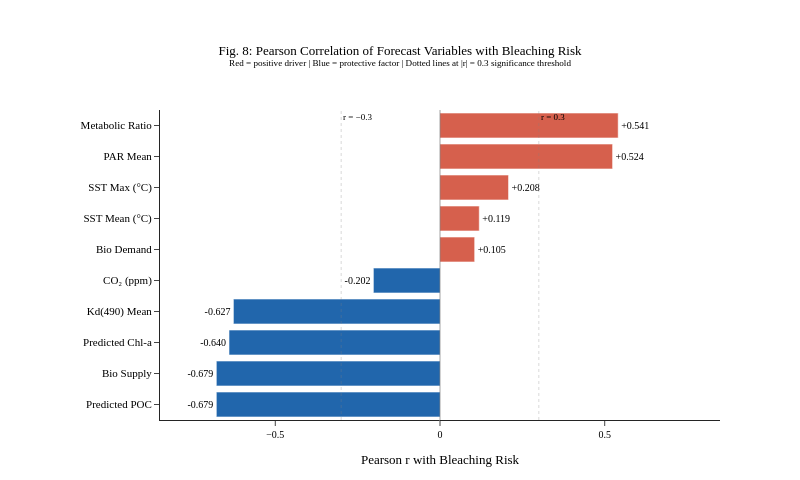

The cell this chart's notebook holds for it:
### Code cell
import plotly.graph_objects as go

cols = ['sst_mean', 'sst_max', 'par_mean', 'kd_490_mean', 'co2_ppm',
        'pred_chlor_a_mean', 'pred_poc_mean', 'bio_demand', 'bio_supply', 'metabolic_ratio']

nice = {
    'sst_mean':          'SST Mean (°C)',
    'sst_max':           'SST Max (°C)',
    'par_mean':          'PAR Mean',
    'kd_490_mean':       'Kd(490) Mean',
    'co2_ppm':           'CO₂ (ppm)',
    'pred_chlor_a_mean': 'Predicted Chl-a',
    'pred_poc_mean':     'Predicted POC',
    'bio_demand':        'Bio Demand',
    'bio_supply':        'Bio Supply',
    'metabolic_ratio':   'Metabolic Ratio',
}

corrs = df[cols].corrwith(df['bleaching_risk']).rename(nice).sort_values()

colors = ['#d6604d' if v > 0 else '#2166ac' for v in corrs.values]

fig = go.Figure(go.Bar(
    x=corrs.values,
    y=corrs.index,
    orientation='h',
    marker=dict(color=colors, line=dict(width=0.5, color='white')),
    text=[f'{v:+.3f}' for v in corrs.values],
    textposition='outside',
    textfont=dict(family='Times New Roman', size=10),
    hovertemplate='%{y}<br>r = %{x:.3f}<extra></extra>',
))

fig.add_vline(x=0, line_width=1.2, line_color='black')
fig.add_vline(x=0.3,  line_dash='dot', line_color='grey', line_width=1,
              annotation_text='r = 0.3', annotation_font=dict(size=9))
fig.add_vline(x=-0.3, line_dash='dot', line_color='grey', line_width=1,
              annotation_text='r = −0.3', annotation_font=dict(size=9))

fig.update_layout(
    title=dict(
        text='Fig. 8: Pearson Correlation of Forecast Variables with Bleaching Risk<br>'
             '<sup>Red = positive driver | Blue = protective factor | Dotted lines at |r| = 0.3 significance threshold</sup>',
        x=0.5, xanchor='center',
        font=dict(family='Times New Roman', size=13),
    ),
    xaxis=dict(
        title='Pearson r with Bleaching Risk',
        range=[-0.85, 0.85],
        tickfont=dict(family='Times New Roman', size=10),
        gridcolor='#eeeeee',
    ),
    yaxis=dict(tickfont=dict(family='Times New Roman', size=11)),
    paper_bgcolor='white',
    plot_bgcolor='white',
    height=480, width=800,
    margin=dict(l=160, r=80, t=110, b=60),
    showlegend=False,
)

fig.write_html('fig8_correlation_bar.html')
# fig.write_image('fig8_correlation_bar.png', width=1000, height=600, scale=3)
fig.show()

### Figure 1 — Plotly figure (JSON) as saved in the notebook; plotly's stock layout.template omitted (floating-point values rounded to 4 significant figures)
{"data": [{"hovertemplate": "%{y}<br>r = %{x:.3f}<extra></extra>", "marker": {"color": ["#2166ac", "#2166ac", "#2166ac", "#2166ac", "#2166ac", "#d6604d", "#d6604d", "#d6604d", "#d6604d", "#d6604d"], "line": {"color": "white", "width": 0.5}}, "orientation": "h", "text": ["-0.679", "-0.679", "-0.640", "-0.627", "-0.202", "+0.105", "+0.119", "+0.208", "+0.524", "+0.541"], "textfont": {"family": "Times New Roman", "size": 10}, "textposition": "outside", "type": "bar", "x": [-0.6789, -0.6789, -0.6404, -0.6271, -0.2021, 0.1052, 0.1191, 0.208, 0.5239, 0.5409], "y": ["Predicted POC", "Bio Supply", "Predicted Chl-a", "Kd(490) Mean", "CO₂ (ppm)", "Bio Demand", "SST Mean (°C)", "SST Max (°C)", "PAR Mean", "Metabolic Ratio"]}], "layout": {"annotations": [{"font": {"size": 9}, "showarrow": false, "text": "r = 0.3", "x": 0.3, "xanchor": "left", "xref": "x", "y": 1, "yanchor": "top", "yref": "y domain"}, {"font": {"size": 9}, "showarrow": false, "text": "r = −0.3", "x": -0.3, "xanchor": "left", "xref": "x", "y": 1, "yanchor": "top", "yref": "y domain"}], "height": 480, "margin": {"b": 60, "l": 160, "r": 80, "t": 110}, "paper_bgcolor": "white", "plot_bgcolor": "white", "shapes": [{"line": {"color": "black", "width": 1.2}, "type": "line", "x0": 0, "x1": 0, "xref": "x", "y0": 0, "y1": 1, "yref": "y domain"}, {"line": {"color": "grey", "dash": "dot", "width": 1}, "type": "line", "x0": 0.3, "x1": 0.3, "xref": "x", "y0": 0, "y1": 1, "yref": "y domain"}, {"line": {"color": "grey", "dash": "dot", "width": 1}, "type": "line", "x0": -0.3, "x1": -0.3, "xref": "x", "y0": 0, "y1": 1, "yref": "y domain"}], "showlegend": false, "title": {"font": {"family": "Times New Roman", "size": 13}, "text": "Fig. 8: Pearson Correlation of Forecast Variables with Bleaching Risk<br><sup>Red = positive driver | Blue = protective factor | Dotted lines at |r| = 0.3 significance threshold</sup>", "x": 0.5, "xanchor": "center"}, "width": 800, "xaxis": {"gridcolor": "#eeeeee", "range": [-0.85, 0.85], "tickfont": {"family": "Times New Roman", "size": 10}, "title": {"text": "Pearson r with Bleaching Risk"}}, "yaxis": {"tickfont": {"family": "Times New Roman", "size": 11}}}}
